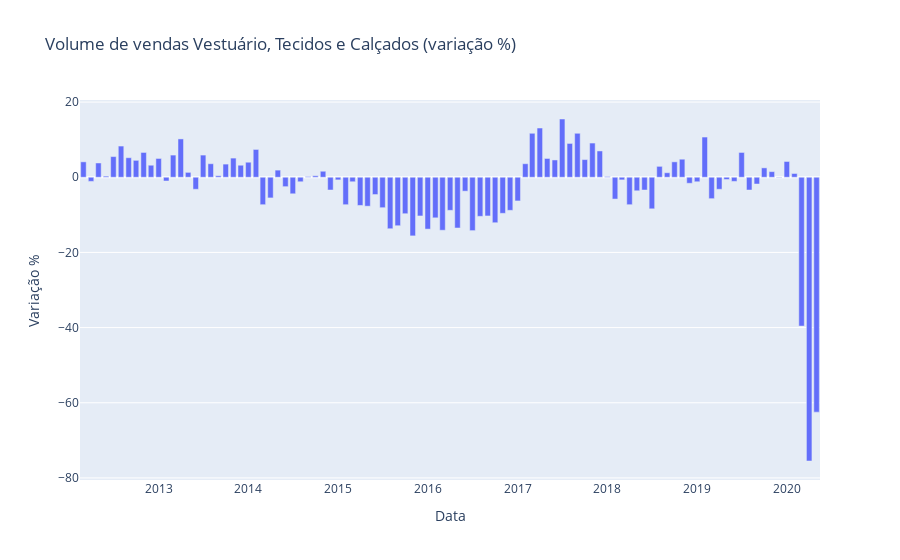

The notebook cell saved with this chart:
### Markdown cell above
Descrição dos dados:

* gtrend: Série histórica sobre o interesse em compras online (frequência de pesquisas no Google) => fonte: Google Trends
* pmcvest: Volume de Vendas - Vestuário, Calçados e Tecidos  - Variação % => fonte: IBGE/Pesquisa Mensal de Comércio
* isolamento: Variável Dummy - Isolamento Social causado pela pademia da Covid 19 (início: março/2020)	
* icom: Índice de Confiança do Varejo Ampliado => fonte: FGV
* isa: Índice da Situação Atual do Varejo => fonte: FGV
* iecom: Índice de Expectativas do Varejo => fonte: FGV
* icc: Índice de Confiança do Consumidor => fonte: FGV
* icce: Índice de Confiança do Consumidor - Expectativas =>	fonte: FGV
* iiebr: Indicador de Incerteza da Economia => fonte: FGV
* ibcbr: Índice de Atividade Econômica do Banco Central => fonte: BCB
* default: Inadimplência da carteira de crédito das instituições financeiras sob controle privado nacional	=> fonte: BCB
* ipca: Índice nacional de preços ao consumidor => fonte: BCB
* selic: Taxa de juros - Selic acumulada no mês anualizada base 252 => fonte: BCB
* pnad: Taxa de desocupação das pessoas de 14 anos ou mais de idade => fonte: IBGE/PNAD Contínua

### Code cell
# Comportamento histórico da variável de interesse (pmcvest)
trace = go.Bar(y = df['pmcvest'], x =  df['data'])
plt.figure(figsize = (20, 12))
data = [trace]
layout = go.Layout(title = 'Volume de vendas Vestuário, Tecidos e Calçados (variação %)',
                   xaxis = {'title': 'Data'},
                   yaxis = {'title': 'Variação %'},
                   barmode = 'stack')
fig = go.Figure(data=data, layout=layout)
py.iplot(fig)

### Figure 1 — Plotly figure (JSON) as saved in the notebook; plotly's stock layout.template omitted (floating-point values rounded to 4 significant figures)
{"data": [{"type": "bar", "x": ["2012-03-01T00:00:00", "2012-04-01T00:00:00", "2012-05-01T00:00:00", "2012-06-01T00:00:00", "2012-07-01T00:00:00", "2012-08-01T00:00:00", "2012-09-01T00:00:00", "2012-10-01T00:00:00", "2012-11-01T00:00:00", "2012-12-01T00:00:00", "2013-01-01T00:00:00", "2013-02-01T00:00:00", "2013-03-01T00:00:00", "2013-04-01T00:00:00", "2013-05-01T00:00:00", "2013-06-01T00:00:00", "2013-07-01T00:00:00", "2013-08-01T00:00:00", "2013-09-01T00:00:00", "2013-10-01T00:00:00", "2013-11-01T00:00:00", "2013-12-01T00:00:00", "2014-01-01T00:00:00", "2014-02-01T00:00:00", "2014-03-01T00:00:00", "2014-04-01T00:00:00", "2014-05-01T00:00:00", "2014-06-01T00:00:00", "2014-07-01T00:00:00", "2014-08-01T00:00:00", "2014-09-01T00:00:00", "2014-10-01T00:00:00", "2014-11-01T00:00:00", "2014-12-01T00:00:00", "2015-01-01T00:00:00", "2015-02-01T00:00:00", "2015-03-01T00:00:00", "2015-04-01T00:00:00", "2015-05-01T00:00:00", "2015-06-01T00:00:00", "2015-07-01T00:00:00", "2015-08-01T00:00:00", "2015-09-01T00:00:00", "2015-10-01T00:00:00", "2015-11-01T00:00:00", "2015-12-01T00:00:00", "2016-01-01T00:00:00", "2016-02-01T00:00:00", "2016-03-01T00:00:00", "2016-04-01T00:00:00", "2016-05-01T00:00:00", "2016-06-01T00:00:00", "2016-07-01T00:00:00", "2016-08-01T00:00:00", "2016-09-01T00:00:00", "2016-10-01T00:00:00", "2016-11-01T00:00:00", "2016-12-01T00:00:00", "2017-01-01T00:00:00", "2017-02-01T00:00:00", "2017-03-01T00:00:00", "2017-04-01T00:00:00", "2017-05-01T00:00:00", "2017-06-01T00:00:00", "2017-07-01T00:00:00", "2017-08-01T00:00:00", "2017-09-01T00:00:00", "2017-10-01T00:00:00", "2017-11-01T00:00:00", "2017-12-01T00:00:00", "2018-01-01T00:00:00", "2018-02-01T00:00:00", "2018-03-01T00:00:00", "2018-04-01T00:00:00", "2018-05-01T00:00:00", "2018-06-01T00:00:00", "2018-07-01T00:00:00", "2018-08-01T00:00:00", "2018-09-01T00:00:00", "2018-10-01T00:00:00", "2018-11-01T00:00:00", "2018-12-01T00:00:00", "2019-01-01T00:00:00", "2019-02-01T00:00:00", "2019-03-01T00:00:00", "2019-04-01T00:00:00", "2019-05-01T00:00:00", "2019-06-01T00:00:00", "2019-07-01T00:00:00", "2019-08-01T00:00:00", "2019-09-01T00:00:00", "2019-10-01T00:00:00", "2019-11-01T00:00:00", "2019-12-01T00:00:00", "2020-01-01T00:00:00", "2020-02-01T00:00:00", "2020-03-01T00:00:00", "2020-04-01T00:00:00", "2020-05-01T00:00:00"], "y": [4.1, -1.1, 3.8, 0.3, 5.5, 8.3, 5.2, 4.5, 6.6, 3.2, 5, -1, 5.9, 10.2, 1.3, -3.2, 5.9, 3.6, 0.4, 3.5, 5.1, 3.2, 4, 7.4, -7.3, -5.5, 1.9, -2.5, -4.4, -1.2, 0.2, 0.4, 1.6, -3.4, -0.7, -7.3, -1.2, -7.5, -7.7, -4.6, -8.1, -13.7, -12.9, -9.7, -15.6, -10.3, -13.8, -10.8, -14.1, -8.8, -13.5, -3.7, -14.2, -10.4, -10.3, -12.1, -9.6, -8.8, -6.3, 3.6, 11.7, 13.1, 5, 4.6, 15.5, 9, 11.7, 4.7, 9.1, 7, 0.2, -5.8, -0.7, -7.3, -3.6, -3.4, -8.4, 2.9, 1.2, 4.1, 4.8, -1.6, -1.2, 10.7, -5.7, -3.2, -0.6, -1.1, 6.6, -3.4, -1.8, 2.5, 1.5, -0.1, 4.2, 1, -39.6, -75.5, -62.5]}], "layout": {"barmode": "stack", "title": {"text": "Volume de vendas Vestuário, Tecidos e Calçados (variação %)"}, "xaxis": {"title": {"text": "Data"}}, "yaxis": {"title": {"text": "Variação %"}}}}
